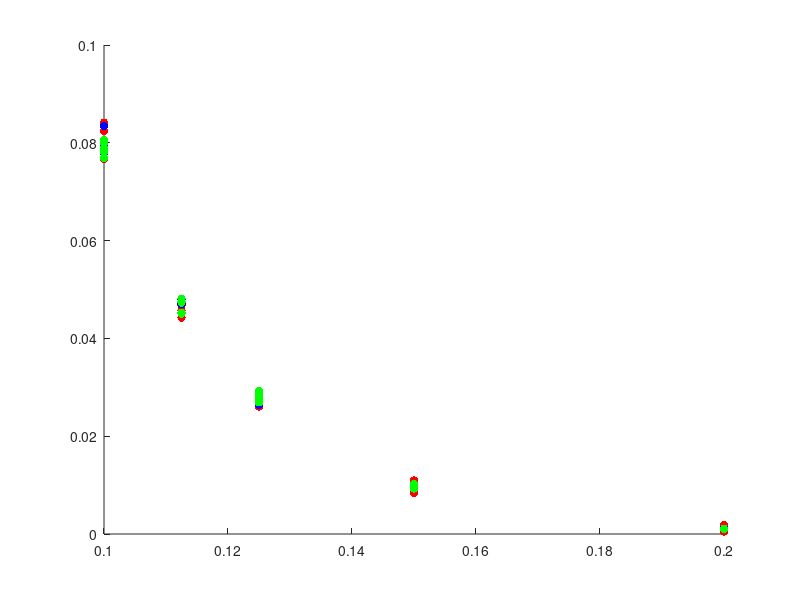

Here is the MATLAB script that generated this plot: (Note: this script raises an error after producing the figure.)
hold on

xMin = 0;
xMax = 0.3;
yMin = 0;
yMax = 0.1;
X = 1:xMax;

TwoLvlMCX = [0.1,0.1,0.1,0.1,0.1,...
             0.1125,0.1125,0.1125,0.1125,0.1125,...
             0.125,0.125,0.125,0.125,0.125,...
             0.15,0.15,0.15,0.15,0.15,...
             0.2,0.2,0.2,0.2,0.2];
        
TwoLvlMCY = [0.078269230769230769230769230769231, 0.076730769230769230769230769230769, 0.084134615384615384615384615384615, 0.082403846153846153846153846153846, 0.079903846153846153846153846153846,...
            0.047403846153846153846153846153846, 0.045673076923076923076923076923077, 0.045192307692307692307692307692308, 0.044230769230769230769230769230769, 0.046634615384615384615384615384615,...
            0.027307692307692307692307692307692, 0.026346153846153846153846153846154, 0.026057692307692307692307692307692, 0.028557692307692307692307692307692, 0.029038461538461538461538461538462,...
            0.0093269230769230769230769230769231, 0.010192307692307692307692307692308, 0.010961538461538461538461538461538, 0.0093269230769230769230769230769231, 0.0083653846153846153846153846153846,...
            0.00086538461538461538461538461538462, 0.00048076923076923076923076923076923, 0.0019230769230769230769230769230769, 0.0019230769230769230769230769230769, 0.0014423076923076923076923076923077];

TwoLvlMCYMean = arrayfun(@(i) mean(TwoLvlMCY((5*i-4):(5*i))), 1:(length(TwoLvlMCY)/5));


TwoLvlISX = [0.1,0.1,0.1,0.1,0.1,...
            0.1125,0.1125,0.1125,0.1125,0.1125,...
            0.125,0.125,0.125,0.125,0.125,...
            0.15,0.15,0.15,0.15,0.15,...
            0.2,0.2,0.2,0.2,0.2];
        
TwoLvlISY = [0.079415806444570122279991153391165, 0.080201167798823108645578372488671, 0.079580930298028970670820569921489, 0.077902701383140315893882643649704, 0.083458564849754265924097751394584,...
            0.047128522604107957183483534890911, 0.047022014531678632542899265445158, 0.048056312267644632485463773718948, 0.046954256535341111489234577902607, 0.047439846584407710516906320208363,...
            0.028003898044596298166908354687621, 0.029013931412198594450568833735815, 0.026413444719345990224779185950865, 0.027884852522515359007915236588815, 0.028195962752404164775033024170625,...
            0.0096157955429347699571884788838361, 0.0097327594230577074707611018311582, 0.0097086013032107523756941702686163, 0.0098422160933834424573207755315707, 0.0097082276006952347019440807684987,...
            0.0010915678499948883780484854000292, 0.0011273525575004157087827261207735, 0.0010079582772550197116573356126423, 0.0011129504752771374447711805188987, 0.0010606202547306989563552503952337];

TwoLvlISYMean = arrayfun(@(i) mean(TwoLvlISY((5*i-4):(5*i))), 1:(length(TwoLvlISY)/5));

OneLvlISX = [0.1,0.1,0.1,0.1,0.1,...
            0.1125,0.1125,0.1125,0.1125,0.1125,...
            0.125,0.125,0.125,0.125,0.125,...
            0.15,0.15,0.15,0.15,0.15,...
            0.2,0.2,0.2,0.2,0.2
            ];
        
OneLvlISY = [0.079019683685950511953244301821542, 0.078144847407797340954616061026172, 0.080029052958545107698817844266159, 0.076893462997835893002473994783941, 0.080592517017206488638692007953068,...
            0.048125484329079933065731466967918, 0.047582914000760492823083325220068, 0.045229439229105591890878201866144, 0.047305182705463508230359082062932, 0.045079510979772773049401024536564,...
            0.02700428850861199409072455068781, 0.02845998865030314323165683276784, 0.029212501222953771856660765138258, 0.027504899560182850815071020633695, 0.026896006316311098921500999381351,...
            0.009375229987549537485902462208287, 0.010290799768221564267078882437545, 0.0094178515691389665109856110802866, 0.0094911753355123792963432549640856, 0.0092718253184266592042961363517861,...
            0.0011125678723388893447826530902489, 0.0010222046603091063023821538635616, 0.0010830921772699846246379440373175, 0.0010302714829106235198963315013998, 0.00096767426333155184131618042897571,...
            ];

OneLvlISYMean = arrayfun(@(i) mean(OneLvlISY((5*i-4):(5*i))), 1:(length(OneLvlISY)/5));

s1 = scatter(TwoLvlMCX,TwoLvlMCY,'r', 'filled');
s2 = scatter(TwoLvlISX,TwoLvlISY,'b', 'filled');
s3 = scatter(OneLvlISX,OneLvlISY,'g', 'filled');
alpha(s1,0.4);
alpha(s2,0.4);
alpha(s3,0.4);

plot(unique(TwoLvlMCX),TwoLvlMCYMean,'r','LineWidth',1)
plot(unique(TwoLvlISX),TwoLvlISYMean,'b','LineWidth',1)
plot(unique(OneLvlISX),OneLvlISYMean,'g','LineWidth',1)


legend('TwoLvlMC','TwoLvlIS','OneLvlIS','E[TwoLvlMC]','E[TwoLvlIS]','E[OneLvlIS]')
title('S:10')
xlabel('x')
ylabel('P(Loss > x)')
axis([xMin,xMax,yMin,yMax])

hold off
